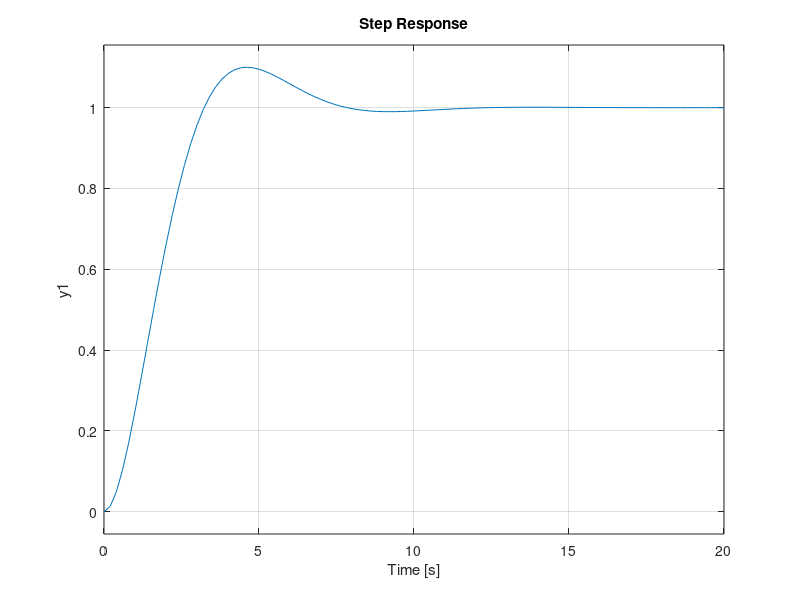
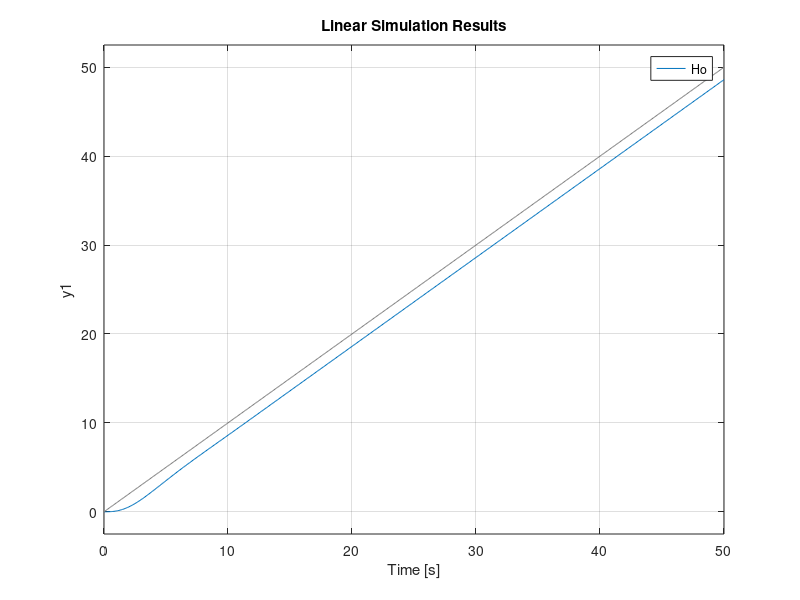
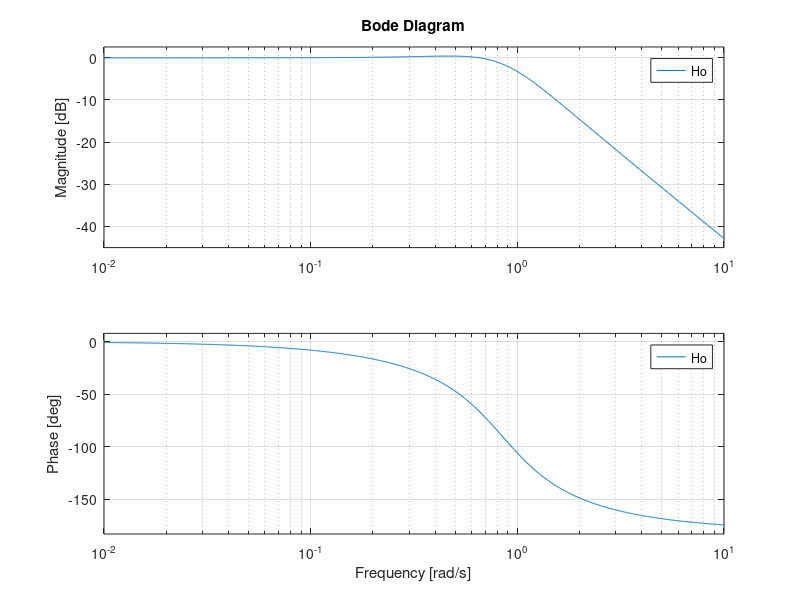

Write MATLAB code to recreate these figures, in order.
clear all;
close all;
clc;

Hf = tf(2,[2 1 0]); kf = 2; Tf = 2;

% cautarea perechilor (ts, sigma) care respecta wb <= 1.2 rad/s si cv >= 1.5
gasit = false;
for i = 0.1:0.1:8
    for j = 0.01:0.01:0.1
        sigma = j;
        tsd = i;
        tita = abs(log(sigma)/sqrt(pi^2 + log(sigma)^2));
        wn = 4/(tita*tsd);
        cv = wn/(2*tita);
        wb = wn*sqrt(1-2*tita^2+sqrt(2-4*tita^2+4*tita^4));
        if wb <= 1.2 && cv >= 1.5
            fprintf('ts = %.1f s, sigma = %.2f: wn = %.4f, cv = %.4f, wb = %.4f\n', tsd, sigma, wn, cv, wb);
            if ~gasit                       % se pastreaza prima pereche gasita (cel mai mic ts)
                gasit = true; tita_ales = tita; wn_ales = wn;
            end
        end
    end
end
if gasit
    tita = tita_ales; wn = wn_ales;
else
    % pentru sigma <= 10 % nu exista pereche cu wb <= 1.2 si cv >= 1.5 (ar trebui tita < ~0.27);
    % se proiecteaza cu sigma = 0.1 si ts = 8 s, valorile folosite de varianta initiala a scriptului
    fprintf('Nicio pereche (ts, sigma) nu respecta wb <= 1.2 si cv >= 1.5; se folosesc sigma = 0.1, ts = 8 s\n');
    sigma = 0.1; tsd = 8;
    tita = abs(log(sigma)/sqrt(pi^2 + log(sigma)^2));
    wn = 4/(tita*tsd);
end
cv = wn/(2*tita)
wb = wn*sqrt(1-2*tita^2+sqrt(2-4*tita^2+4*tita^4))
Hc = tf([(Tf*wn)/(2*tita) wn/(2*tita)],[kf/(2*tita*wn) kf]);
Hd = series(Hc,Hf);
Ho = feedback(Hd,1);
%%
figure
step(Ho);
t = 0:0.1:50;
figure
lsim(Ho,t,t);
figure
bode(Ho);
